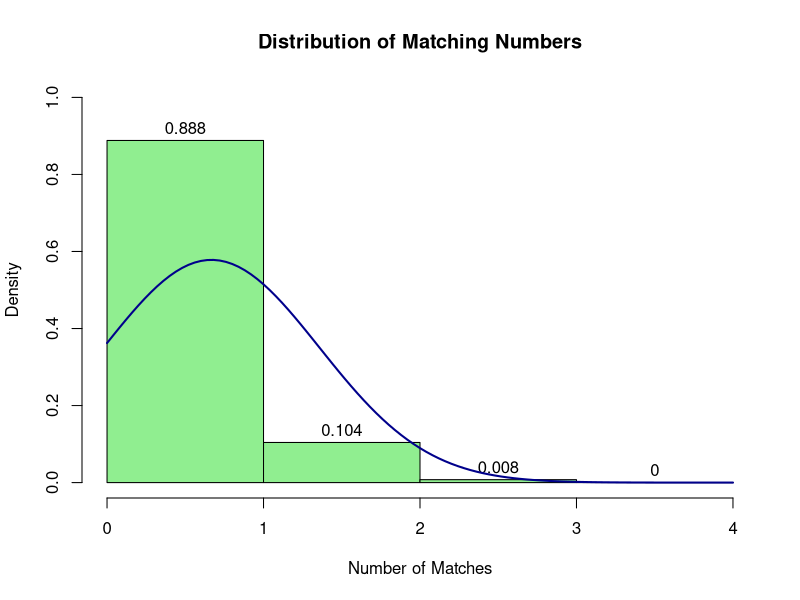

The R source for this figure:
# WA Lottery Match 4 Game Simulation
# Author: Ian Corbin from Seattle, WA
# Web: http://www.iancorbin.com / Twitter: @iancorbin
# Game Rules: http://www.walottery.com/JackpotGames/Match4.aspx

# set.seed(9999)  # Set seed if you want to reproduce the results

# Set game variables
cost <- 2         # Cost per play (in dollars)
trials <- 10656   # Number of tickets to purchase
numlow <- 1       # Lowest number available to pick
numhigh <- 24     # Highest number available to pick
numpick <- 4      # Number of balls available to pick


# Start the simulation (you don't have to modify anything below this line)
y <- replicate(trials,sample(numlow:numhigh,numpick,replace=FALSE))
dimnames(y) <- list(rownames(y,do.NULL=FALSE,prefix="N"),
                    colnames(y,do.NULL=FALSE,prefix="Combination"))
m <- t(y)
(m2 <- t(apply(m,1,sort)))

x <- replicate(1,sample(numlow:numhigh,numpick,replace=FALSE))
dimnames(x) <- list(rownames(x,do.NULL=FALSE,prefix=""),
                    colnames(x,do.NULL=FALSE,prefix="Winning Numbers"))
w <- t(x)
(w2 <- t(apply(w,1,sort)))

nfact <- factorial(numhigh)
cfact <- factorial(numpick)
combos <- nfact/(cfact*factorial(numhigh - numpick))

wincount <- rowSums(matrix(m %in% w, ncol=ncol(m)))
wincount
c("$0","$0","$2","$20","$10000")[apply(m2,1,function(x) sum(x%in%w))+1]

win <- sum(c(0,0,2,20,10000)[apply(m2,1,function(x) sum(x%in%w))+1])
bet <- cost * trials
delta <- win - bet
winningpercentage <- (win - bet)/bet
paste("Won $",format(win, big.mark=","),sep="")
paste("Spent $",format(bet, big.mark=","),sep="")
paste("Delta $",format(delta, big.mark=","),sep="")
paste("Winning %",format(winningpercentage, big.mark=","),sep="")

matchzero <- length(which(wincount == 0)) 
matchone <- length(which(wincount == 1)) 
winnothing <- sum(matchzero + matchone)

matchtwo <- length(which(wincount == 2)) 
matchthree <- length(which(wincount == 3)) 
winjackpot <- length(which(wincount == 4)) 

winsomething <- length(which(wincount > 1)) 

paste("Won Something: ",format(winsomething, big.mark=","),sep="")

paste("$0: ",format(winnothing, big.mark=","),sep="")
paste("$2: ",format(matchtwo, big.mark=","),sep="")
paste("$20: ",format(matchthree, big.mark=","),sep="")
paste("$10,000: ",format(winjackpot, big.mark=","),sep="")

paste("Possible Combos: ",format(combos, big.mark=",", scientific = FALSE),sep="")
paste("Jackpot Probability: ",format(1/combos, big.mark=",", scientific = FALSE),sep="")
paste("Jackpot Odds: 1:",format(combos, big.mark=",", scientific = FALSE),sep="")

# Print data frame of matches
wins<-c(matchzero,matchone,matchtwo,matchthree,winjackpot) 
dollarswon<-c(matchzero*0,matchone*0,matchtwo*2,matchthree*20,winjackpot*10000)
dframe <- data.frame(wins,dollarswon)
dframe

# Plot histogram to illustrate distribution of matches
hist(wincount, labels=TRUE, freq=FALSE, xlab="Number of Matches", main="Distribution of Matching Numbers", col="lightgreen", breaks=c(0,1,2,3,4), ylim=c(0, 1.0), prob=TRUE)
curve(dnorm(x, mean=mean(wincount), sd=sd(wincount)), add=TRUE, col="darkblue", lwd=2) 

# You lose money. The End.            